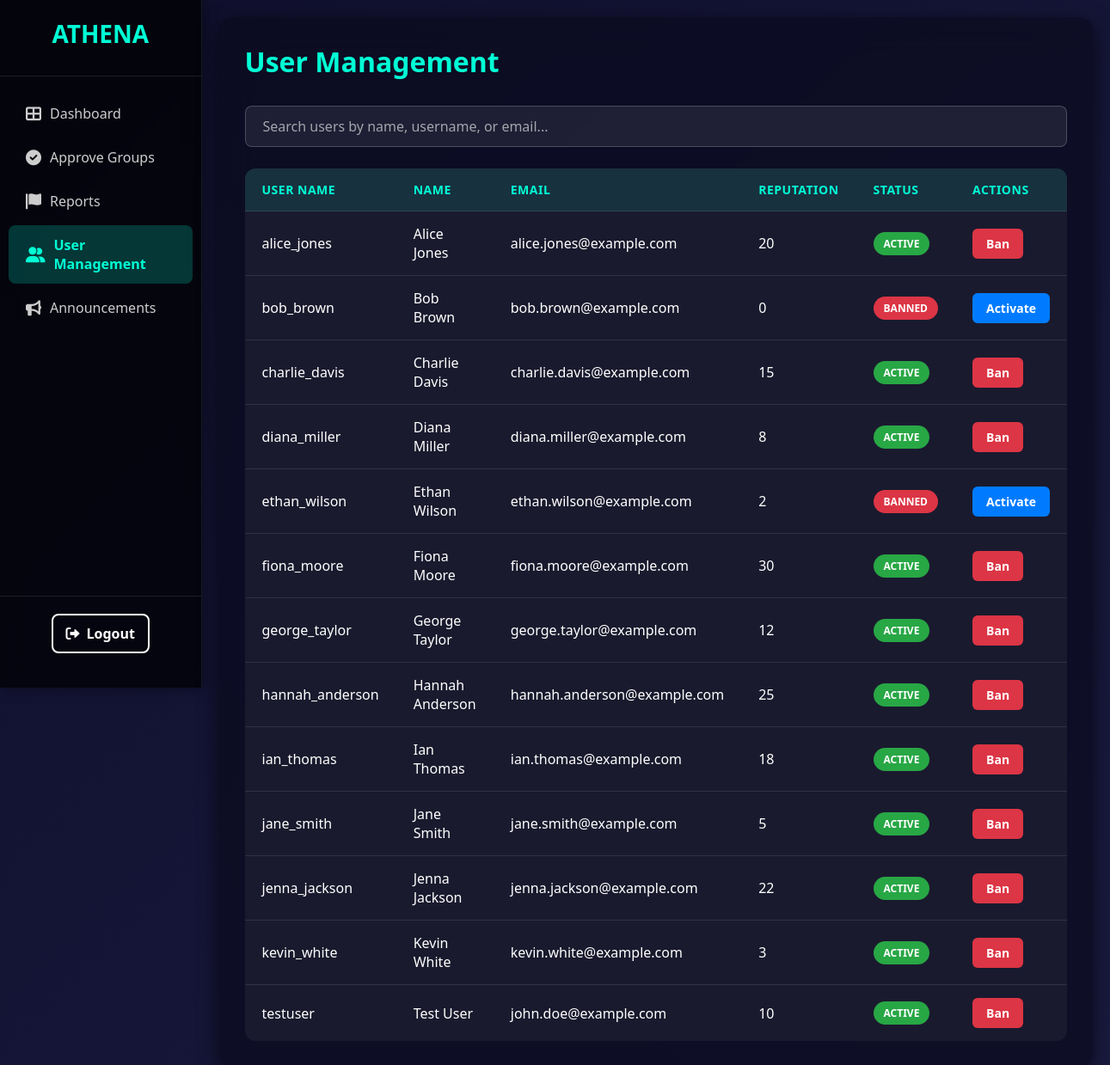
The app's page /admin/dashboard/user_management/user_management.php (signed in), older data.
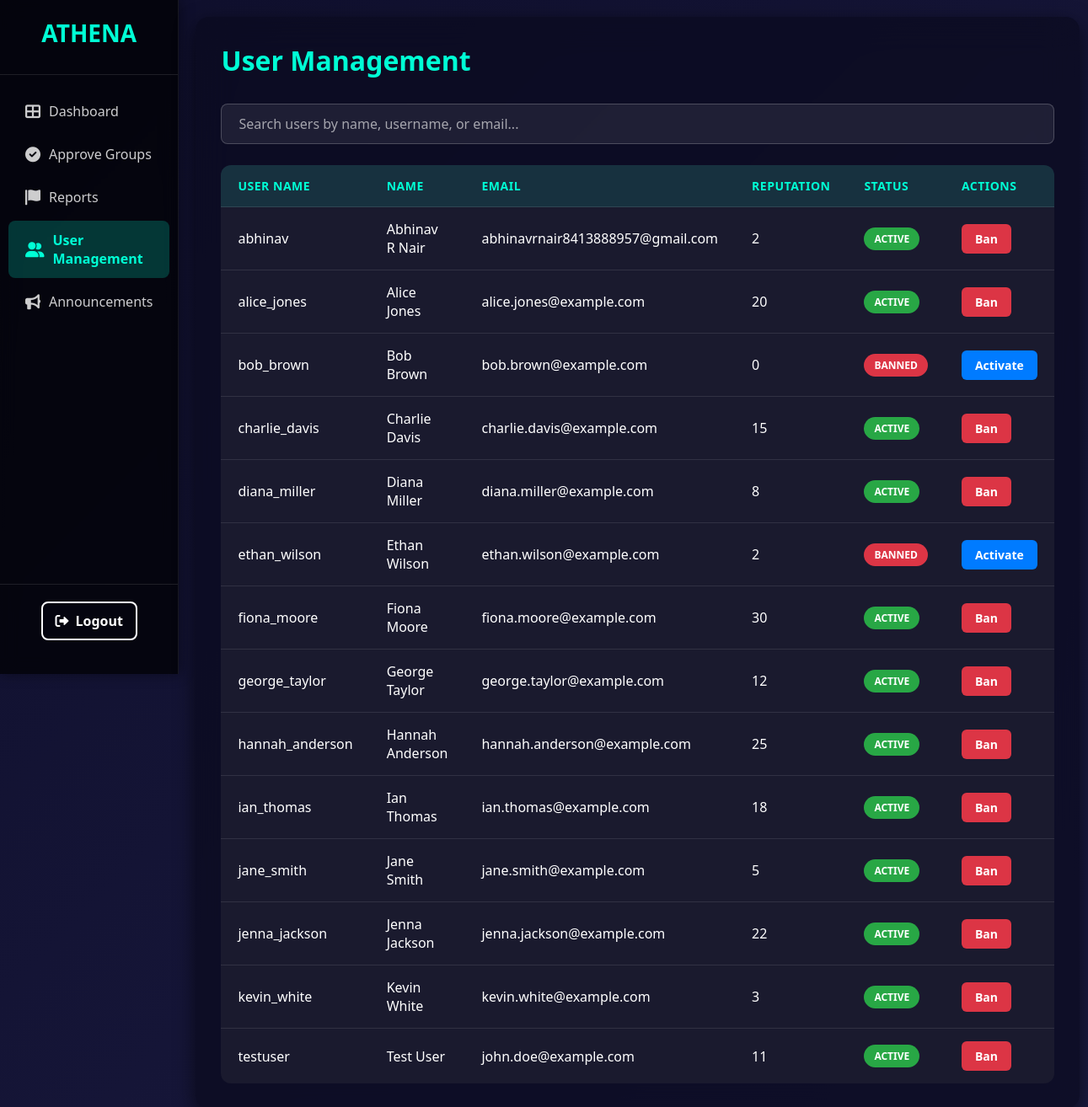
The same page, newer data.
### tables this page shows
CREATE TABLE `users` (
  `user_id` int(11) NOT NULL,
  `user_name` varchar(100) NOT NULL,
  `name` varchar(100) NOT NULL,
  `email` varchar(100) NOT NULL,
  `phone_no` varchar(20) NOT NULL,
  `password` varchar(255) NOT NULL,
  `status` enum('active','banned') DEFAULT 'active',
  `reputation_score` int(11) DEFAULT 0,
  `profile_pic` varchar(255) DEFAULT 'https://placehold.co/100x100/0f0f2c/00ffd5?text=DP',
  `created_at` datetime DEFAULT current_timestamp()
);

### admin/dashboard/user_management/user_management.php (the view, shortened to what this page needs)
<?php
require_once '../../connect.php';
$users_query = "SELECT user_id, user_name, name, email, status, reputation_score FROM users ORDER BY user_name ASC";
$users_result = $conn->query($users_query);
?>
<!DOCTYPE html>
<html lang="en">
<head>
  <link rel="stylesheet" href="../panelstyle.css">
  <link rel="stylesheet" href="user_management_style.css">
  <link rel="stylesheet" href="https://cdnjs.cloudflare.com/ajax/libs/font-awesome/6.0.0-beta3/css/all.min.css">
</head>
<body>
  <div class="dashboard-container">
    <aside class="sidebar">
      <div class="sidebar-header">
        <div class="logo">ATHENA</div>
      </div>
      <nav class="sidebar-nav">
        <ul>
          <li><a href="../admin_panel.php"><i class="fas fa-th-large"></i> Dashboard</a></li>
          <li><a href="../approve_group/approve_group.php"><i class="fas fa-check-circle"></i> Approve Groups</a></li>
          <li><a href="../reports/reports.php"><i class="fas fa-flag"></i> Reports</a></li>
          <li class="active"><a href="user_management.php"><i class="fas fa-user-friends"></i> User Management</a></li>
          <li><a href="../announcements/announcements.php"><i class="fas fa-bullhorn"></i> Announcements</a></li>
        </ul>
      </nav>
      <div class="sidebar-footer">
        <a href="../../admin_logout.php" class="logout-btn"><i class="fas fa-sign-out-alt"></i> Logout</a>
      </div>
    </aside>
    <main class="main-content">
      <header class="main-header">
        <div class="welcome-section">
          <h2>User Management</h2>
        </div>
      </header>
      <div class="search-container">
        <input type="text" id="user-search-input" placeholder="Search users by name, username, or email...">
      </div>
      <div class="table-container">
        <table class="user-table">
          <thead>
            <tr>
              <th>User Name</th>
              <th>Name</th>
              <th>Email</th>
              <th>Reputation</th>
              <th>Status</th>
              <th>Actions</th>
            </tr>
          </thead>
          <tbody id="user-table-body">
            <?php if ($users_result && $users_result->num_rows > 0): ?>
              <?php while($user = $users_result->fetch_assoc()): ?>
                <tr>
                  <td><?= htmlspecialchars($user['user_name']) ?></td>
                  <td><?= htmlspecialchars($user['name']) ?></td>
                  <td><?= htmlspecialchars($user['email']) ?></td>
                  <td><?= htmlspecialchars($user['reputation_score']) ?></td>
                  <td>
                    <?php if ($user['status'] === 'active'): ?>
                      <span class="status-tag status-active">Active</span>
                    <?php else: ?>
                      <span class="status-tag status-banned">Banned</span>
                    <?php endif; ?>
                  </td>
                  <td>
                    <form method="POST" action="" style="display: inline;">
                      <?php if ($user['status'] === 'active'): ?>
                        <button type="submit" name="ban_user" class="action-btn ban-btn">Ban</button>
                      <?php else: ?>
                        <button type="submit" name="activate_user" class="action-btn activate-btn">Activate</button>
                      <?php endif; ?>
                    </form>
                  </td>
                </tr>
              <?php endwhile; ?>
            <?php else: ?>
              <tr>
                <td colspan="6" style="text-align: center;">No users found.</td>
              </tr>
            <?php endif; ?>
          </tbody>
        </table>
      </div>
    </main>
  </div>
</body>
</html>

Row changes from the older to the newer data that the page shows:
added users: user_name "abhinav", name "Abhinav R Nair", email "abhinavrnair8413888957@gmail.com", reputation_score "2", status "ACTIVE"
changed users "testuser": reputation_score "10" → "11"
